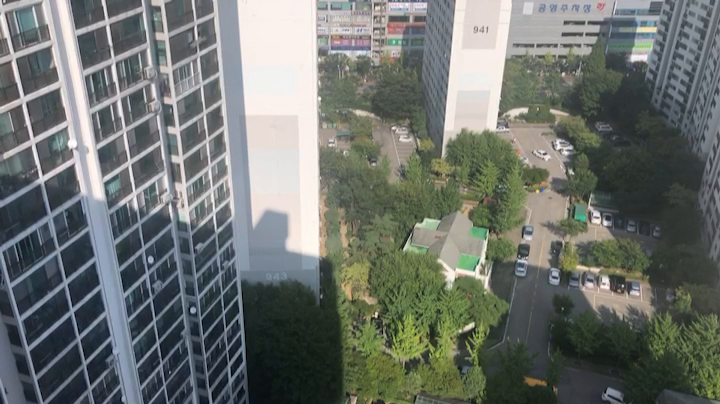
#> input picture frame 22 of left.mp4, 720 x 404 px, given in place of left_11_12.mp4, which was not available
$ python stitching_sample.py   (older library calls are emulated)
#> lines starting #> are read from the running program, lines starting #| are printed output that depends on the picture; after the words box and inside, x2 and y2 are one past the last pixel; in counts of white or black regions, pixels touching at a corner belong together; pictures that were not available may be replaced by others from this repository, and a replacement may not be noted
### ImageProcessing_py/stitching/stitcher.py
# import the necessary packages
import numpy as np
import imutils
import cv2


class Stitcher:
    def __init__(self):
        # determine if we are using OpenCV v3.X and initialize the
        # cached homography matrix
        self.isv3 = imutils.is_cv3(or_better=True)
        self.cachedH = None

    def stitch(self, images, ratio=0.75, reprojThresh=4.0):
        # unpack the images
        (imageB, imageA) = images

        # if the cached homography matrix is None, then we need to
        # apply keypoint matching to construct it
        if self.cachedH is None:
            # detect keypoints and extract
            (kpsA, featuresA) = self.detectAndDescribe(imageA)
            (kpsB, featuresB) = self.detectAndDescribe(imageB)

            # match features between the two images
            M = self.matchKeypoints(kpsA, kpsB,
                                    featuresA, featuresB, ratio, reprojThresh)

            # if the match is None, then there aren't enough matched
            # keypoints to create a panorama
            if M is None:
                return None

            # cache the homography matrix
            self.cachedH = M[1]

        # apply a perspective transform to stitch the images together
        # using the cached homography matrix
        result = cv2.warpPerspective(imageA, self.cachedH,
                                     (imageA.shape[1] + imageB.shape[1], imageA.shape[0]))
        result[0:imageB.shape[0], 0:imageB.shape[1]] = imageB

        # return the stitched image
        return result

    def detectAndDescribe(self, image):
        # convert the image to grayscale
        gray = cv2.cvtColor(image, cv2.COLOR_BGR2GRAY)

        # check to see if we are using OpenCV 3.X
        if self.isv3:
            # detect and extract features from the image
            descriptor = cv2.xfeatures2d.SIFT_create()
            (kps, features) = descriptor.detectAndCompute(image, None)

        # otherwise, we are using OpenCV 2.4.X
        else:
            # detect keypoints in the image
            detector = cv2.FeatureDetector_create("SIFT")
            kps = detector.detect(gray)

            # extract features from the image
            extractor = cv2.DescriptorExtractor_create("SIFT")
            (kps, features) = extractor.compute(gray, kps)

        # convert the keypoints from KeyPoint objects to NumPy
        # arrays
        kps = np.float32([kp.pt for kp in kps])

        # return a tuple of keypoints and features
        return (kps, features)

    def matchKeypoints(self, kpsA, kpsB, featuresA, featuresB,
                       ratio, reprojThresh):
        # compute the raw matches and initialize the list of actual
        # matches
        matcher = cv2.DescriptorMatcher_create("BruteForce")
        rawMatches = matcher.knnMatch(featuresA, featuresB, 2)
        matches = []

        # loop over the raw matches
        for m in rawMatches:
            # ensure the distance is within a certain ratio of each
            # other (i.e. Lowe's ratio test)
            if len(m) == 2 and m[0].distance < m[1].distance * ratio:
                matches.append((m[0].trainIdx, m[0].queryIdx))

        # computing a homography requires at least 4 matches
        if len(matches) > 4:
            # construct the two sets of points
            ptsA = np.float32([kpsA[i] for (_, i) in matches])
            ptsB = np.float32([kpsB[i] for (i, _) in matches])

            # compute the homography between the two sets of points
            (H, status) = cv2.findHomography(ptsA, ptsB, cv2.RANSAC,
                                             reprojThresh)

            # return the matches along with the homograpy matrix
            # and status of each matched point
            return (matches, H, status)

        # otherwise, no homograpy could be computed
        return None

### ImageProcessing_py/stitching/basicmotiondetector.py
# import the necessary packages
import imutils
import cv2


class BasicMotionDetector:
    def __init__(self, accumWeight=0.5, deltaThresh=5, minArea=5000):
        # determine the OpenCV version, followed by storing the
        # the frame accumulation weight, the fixed threshold for
        # the delta image, and finally the minimum area required
        # for "motion" to be reported
        self.isv2 = imutils.is_cv2()
        self.accumWeight = accumWeight
        self.deltaThresh = deltaThresh
        self.minArea = minArea

        # initialize the average image for motion detection
        self.avg = None

    def update(self, image):
        # initialize the list of locations containing motion
        locs = []

        # if the average image is None, initialize it
        if self.avg is None:
            self.avg = image.astype("float")
            return locs

        # otherwise, accumulate the weighted average between
        # the current frame and the previous frames, then compute
        # the pixel-wise differences between the current frame
        # and running average
        cv2.accumulateWeighted(image, self.avg, self.accumWeight)
        frameDelta = cv2.absdiff(image, cv2.convertScaleAbs(self.avg))

        # threshold the delta image and apply a series of dilations
        # to help fill in holes
        thresh = cv2.threshold(frameDelta, self.deltaThresh, 255,
                               cv2.THRESH_BINARY)[1]
        thresh = cv2.dilate(thresh, None, iterations=2)

        # find contours in the thresholded image, taking care to
        # use the appropriate version of OpenCV
        cnts = cv2.findContours(thresh, cv2.RETR_EXTERNAL,
                                cv2.CHAIN_APPROX_SIMPLE)
        cnts = imutils.grab_contours(cnts)

        # loop over the contours
        for c in cnts:
            # only add the contour to the locations list if it
            # exceeds the minimum area
            if cv2.contourArea(c) > self.minArea:
                locs.append(c)

        # return the set of locations
        return locs

### ImageProcessing_py/stitching/stitching_sample.py
# USAGE
# python stitching_sample.py

# import the necessary packages
from __future__ import print_function
from ImageProcessing_py.stitching.basicmotiondetector import BasicMotionDetector
from ImageProcessing_py.stitching.stitcher import Stitcher
import numpy as np
import datetime
import imutils
import time
import cv2

# initialize the res streams and allow them to warmup
print("[INFO] starting cameras...")
leftStream = cv2.VideoCapture("left_11_12.mp4")
rightStream = cv2.VideoCapture("right_11_12.mp4")

time.sleep(2.0)

# initialize the image stitcher, motion detector, and total
# number of frames read
stitcher = Stitcher()
motion = BasicMotionDetector(minArea=500)
total = 0
stResult_type = cv2.VideoWriter_fourcc('m', 'p', '4', 'v')
fps = leftStream.get(cv2.CAP_PROP_FPS)
print("fps : ", fps)
stResult = cv2.VideoWriter("stResult.mp4", stResult_type, fps, (int(800), int(225)), True)

# loop over frames from the res streams
while True:
    # grab the frames from their respective res streams
    ret_l, left = leftStream.read()
#> left is the input picture: shape (404, 720, 3); mean B, G, R 109.5, 114.5, 109.6
    ret_r, right = rightStream.read()

    # resize the frames
    if left is None or right is None:
        break
    left = imutils.resize(left, width=400)
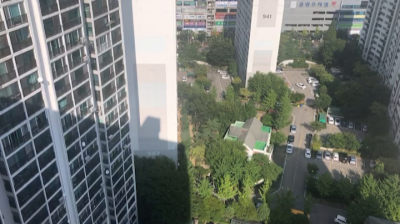
#> left: shape (224, 400, 3); mean B, G, R 109.5, 114.5, 109.6
    right = imutils.resize(right, width=400)

    # stitch the frames together to form the panorama
    # IMPORTANT: you might have to change this line of code
    # depending on how your cameras are oriented; frames
    # should be supplied in left-to-right order
    result = stitcher.stitch([left, right])
#> in detectAndDescribe, `gray = cv2.cvtColor(image, cv2.COLOR_BGR2GRAY)`:
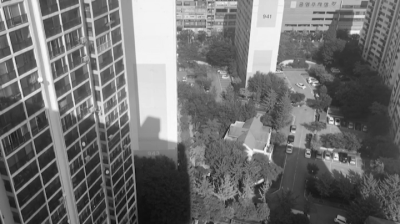
#> gray: shape (224, 400); min 13, max 253, mean 112.5
#> in detectAndDescribe, `kps = detector.detect(gray)`: kps = 1238 keypoints; strongest (x, y, size): (261, 180, 2.5), (107, 172, 1.9), (336, 155, 2.7), (352, 32, 3.3)
#> in detectAndDescribe, `kps = np.float32([kp.pt for kp in kps])`: kps = 1238 pairs, first value 2.46 to 396.3, second value 2.54 to 219.9
#> in stitch, `(kpsA, featuresA) = self.detectAndDescribe(imageA)`: kpsA has the same summary as kps in detectAndDescribe
#> in detectAndDescribe (call 2), `kps = detector.detect(gray)`: kps = 1238 keypoints; strongest (x, y, size): (261, 180, 2.5), (107, 172, 1.9), (336, 155, 2.7), (352, 32, 3.3)
#> in stitch, `(kpsB, featuresB) = self.detectAndDescribe(imageB)`: kpsB = 1238 pairs, first value 2.46 to 396.3, second value 2.54 to 219.9
#> in matchKeypoints, `rawMatches = matcher.knnMatch(featuresA, featuresB, 2)`: rawMatches = 1238 matches
#> after the loop in matchKeypoints, `for m in rawMatches:`: matches = 1238 pairs, first value 0 to 1237, second value 0 to 1237
#> in matchKeypoints, `ptsA = np.float32([kpsA[i] for (_, i) in matches])`: ptsA has the same summary as kpsB in stitch
#> in matchKeypoints, `ptsB = np.float32([kpsB[i] for (i, _) in matches])`: ptsB has the same summary as kpsB in stitch
#> in matchKeypoints, `(H, status) = cv2.findHomography(ptsA, ptsB, cv2.RANSAC, reprojThresh)`: H = [[1, -8.32e-16, 3.01e-13], [-6.13e-16, 1, 1.76e-13], [-5.09e-18, -3.24e-18, 1]]; status = 1238 values from 1 to 1
#> in stitch, `self.cachedH = M[1]`: self.cachedH has the same summary as H in matchKeypoints
#> in stitch, `result = cv2.warpPerspective(imageA, self.cachedH, (imageA.shape[1] + ..`:
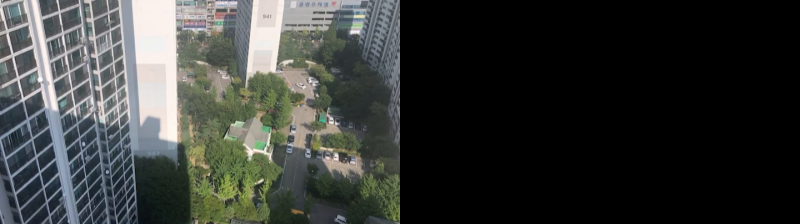
#> result: shape (224, 800, 3); mean B, G, R 54.7, 57.3, 54.8

    # no homograpy could be computed
    if result is None:
        print("[INFO] homography could not be computed")
        break

    # convert the panorama to grayscale, blur it slightly, update
    # the motion detector
    gray = cv2.cvtColor(result, cv2.COLOR_BGR2GRAY)
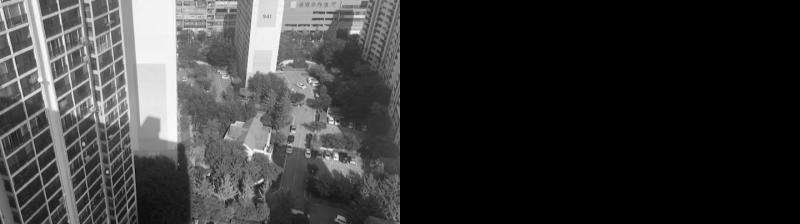
#> gray: shape (224, 800); min 0, max 253, mean 56.2
    gray = cv2.GaussianBlur(gray, (21, 21), 0)
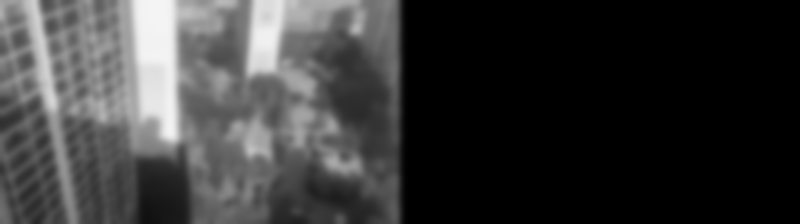
#> gray: shape (224, 800); min 0, max 244, mean 56.2
    locs = motion.update(gray)
#> locs = []

    # only process the panorama for motion if a nice average has
    # been built up
    if total > 32 and len(locs) > 0:
        # initialize the minimum and maximum (x, y)-coordinates,
        # respectively
        (minX, minY) = (np.inf, np.inf)
        (maxX, maxY) = (-np.inf, -np.inf)

        # loop over the locations of motion and accumulate the
        # minimum and maximum locations of the bounding boxes
        for l in locs:
            (x, y, w, h) = cv2.boundingRect(l)
            (minX, maxX) = (min(minX, x), max(maxX, x + w))
            (minY, maxY) = (min(minY, y), max(maxY, y + h))

        # draw the bounding box
        cv2.rectangle(result, (minX, minY), (maxX, maxY),
                      (0, 0, 255), 3)

    # increment the total number of frames read and draw the
    # timestamp on the image
    total += 1
    timestamp = datetime.datetime.now()
    ts = timestamp.strftime("%A %d %B %Y %I:%M:%S%p")
    cv2.putText(result, ts, (10, result.shape[0] - 10),
                cv2.FONT_HERSHEY_SIMPLEX, 0.35, (0, 0, 255), 1)
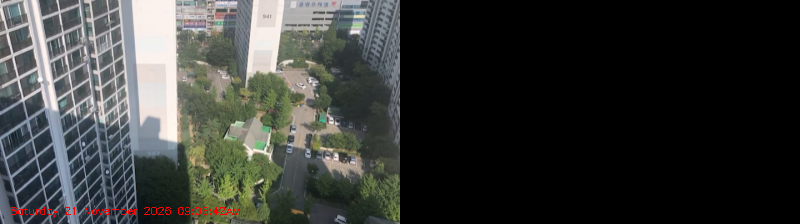
#> result: shape (224, 800, 3); 0.29% of pixels changed, all inside (x1, y1, x2, y2) = (11, 207, 240, 217)

    # show the output images
    cv2.imshow("Result", result)
    cv2.imshow("Left Frame", left)
    cv2.imshow("Right Frame", right)
    stResult.write(result)
    key = cv2.waitKey(1) & 0xFF
#> (key q is pressed here)

    # if the `q` key was pressed, break from the loop
    if key == ord("q"):
        break

# do a bit of cleanup
print("[INFO] cleaning up...")
stResult.release()
cv2.destroyAllWindows()
print("total : ", total)

$ run again, starting later in the video
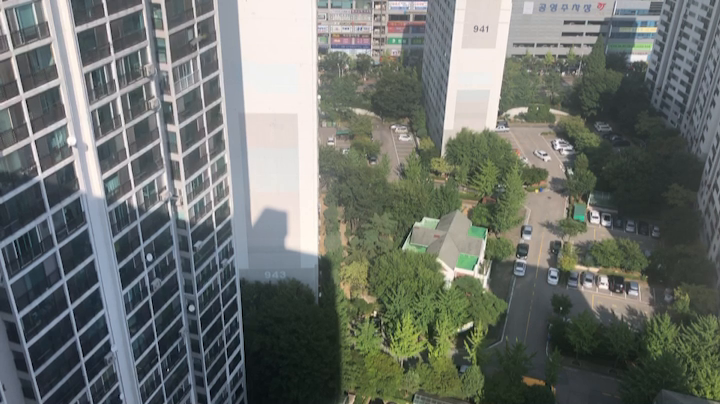
#> input picture frame 100 of left.mp4, 720 x 404 px, given in place of left_11_12.mp4, which was not available
#> left is the input picture: shape (404, 720, 3); mean B, G, R 109.1, 114.1, 109.2
#> left: shape (224, 400, 3)
#> in detectAndDescribe, `kps = detector.detect(gray)`: kps = 1184 keypoints; strongest (x, y, size): (260, 180, 2.4), (83, 142, 2.1), (106, 171, 2), (336, 155, 2.6)
#> in detectAndDescribe, `kps = np.float32([kp.pt for kp in kps])`: kps = 1184 pairs, first value 3.05 to 396.9, second value 2.41 to 221
#> kpsA has the same summary as kps in detectAndDescribe
#> in detectAndDescribe (call 2), `kps = detector.detect(gray)`: kps = 1184 keypoints; strongest (x, y, size): (260, 180, 2.4), (83, 142, 2.1), (106, 171, 2), (336, 155, 2.6)
#> kpsB = 1184 pairs, first value 3.05 to 396.9, second value 2.41 to 221
#> rawMatches = 1184 matches
#> after the loop in matchKeypoints, `for m in rawMatches:`: matches = 1184 pairs, first value 0 to 1183, second value 0 to 1183
#> ptsA has the same summary as kpsB in stitch
#> ptsB has the same summary as kpsB in stitch
#> H = [[1, 9.52e-16, -2.61e-13], [5.57e-16, 1, -2.02e-13], [4.86e-18, 4.67e-18, 1]]; status = 1184 values from 1 to 1
#> self.cachedH has the same summary as H in matchKeypoints
#> `gray = cv2.cvtColor(result, cv2.COLOR_BGR2GRAY)`:
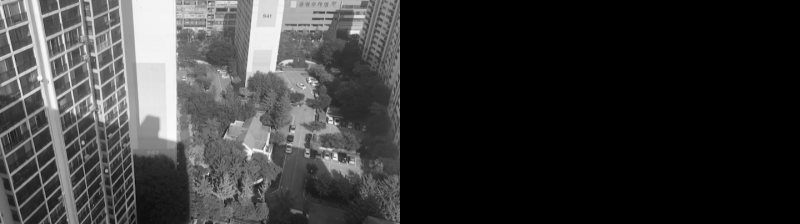
#> gray: shape (224, 800); min 0, max 251, mean 56
#> locs = []
#> `cv2.putText(result, ts, (10, result.shape[0] - 10), cv2.FONT_HERSHEY_S..`:
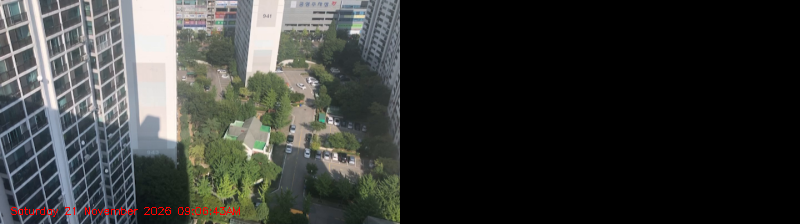
#> result: shape (224, 800, 3); mean B, G, R 54.4, 56.9, 55.2

$ run again, starting later in the video
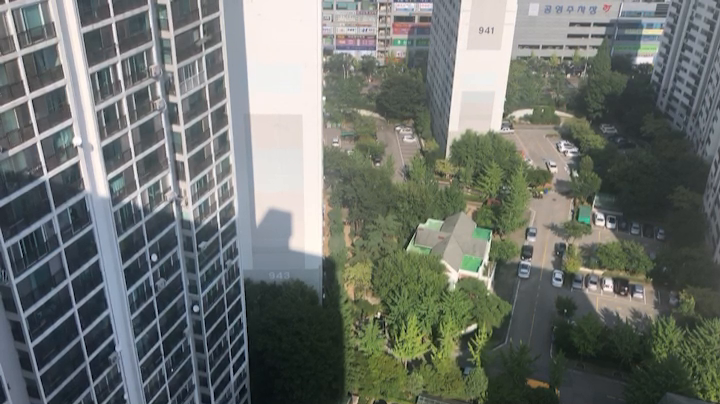
#> input picture frame 179 of left.mp4, 720 x 404 px, given in place of left_11_12.mp4, which was not available
#> left is the input picture: shape (404, 720, 3); mean B, G, R 110.1, 115, 110.1
#> left: shape (224, 400, 3)
#> in detectAndDescribe, `kps = detector.detect(gray)`: kps = 1223 keypoints; strongest (x, y, size): (263, 181, 2.4), (86, 143, 2.1), (338, 156, 2.7), (109, 171, 1.9)
#> in detectAndDescribe, `kps = np.float32([kp.pt for kp in kps])`: kps = 1223 pairs, first value 2.74 to 397.2, second value 2.27 to 221.2
#> kpsA has the same summary as kps in detectAndDescribe
#> in detectAndDescribe (call 2), `kps = detector.detect(gray)`: kps = 1223 keypoints; strongest (x, y, size): (263, 181, 2.4), (86, 143, 2.1), (338, 156, 2.7), (109, 171, 1.9)
#> kpsB = 1223 pairs, first value 2.74 to 397.2, second value 2.27 to 221.2
#> rawMatches = 1223 matches
#> after the loop in matchKeypoints, `for m in rawMatches:`: matches = 1223 pairs, first value 0 to 1222, second value 0 to 1222
#> ptsA has the same summary as kpsB in stitch
#> ptsB has the same summary as kpsB in stitch
#> H = [[1, -4.71e-16, 1.79e-13], [-2.71e-16, 1, 5.92e-14], [-2.48e-18, -2.04e-18, 1]]; status = 1223 values from 1 to 1
#> self.cachedH has the same summary as H in matchKeypoints
#> `gray = cv2.GaussianBlur(gray, (21, 21), 0)`:
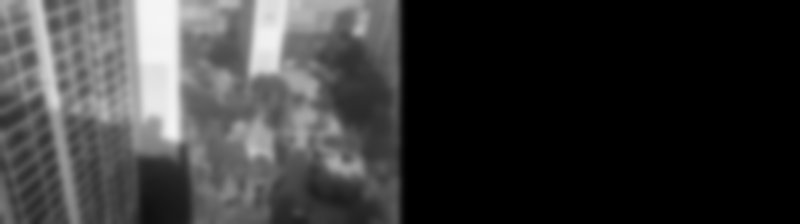
#> gray: shape (224, 800); min 0, max 245, mean 56.5
#> locs = []
#> `cv2.putText(result, ts, (10, result.shape[0] - 10), cv2.FONT_HERSHEY_S..`:
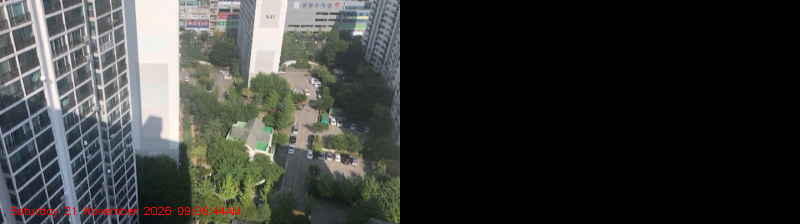
#> result: shape (224, 800, 3); mean B, G, R 54.9, 57.3, 55.6
